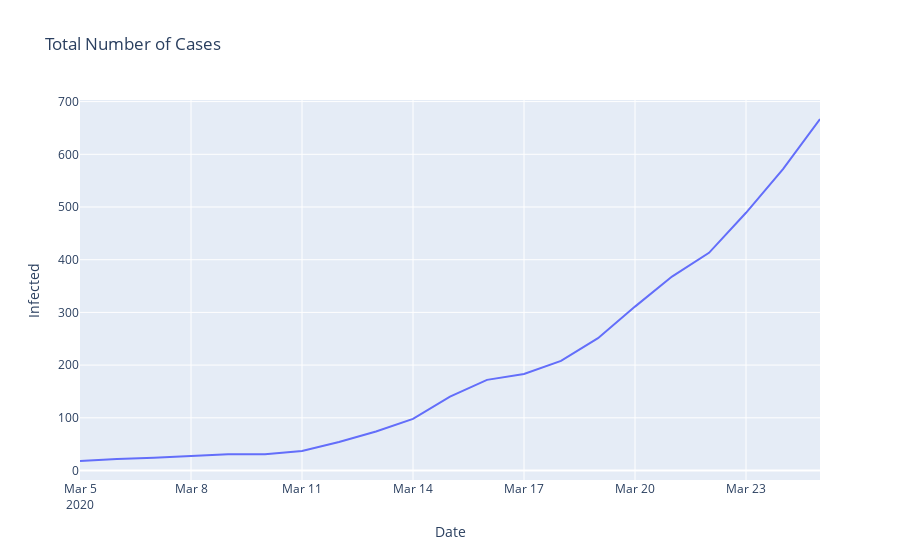

Notebook code for this chart:
### Code cell
fig = go.Figure()
fig.add_trace(go.Scatter(x=dates, y=positive,
                    mode='lines',
                    name='Total Number of Cases'))

fig.update_layout(
    title_text='Total Number of Cases', # title of plot
    xaxis_title_text='Date', # xaxis label
    yaxis_title_text='Infected', # yaxis label
)
fig.show()

### Figure 1 — Plotly figure (JSON) as saved in the notebook; plotly's stock layout.template omitted (floating-point values rounded to 4 significant figures)
{"data": [{"mode": "lines", "name": "Total Number of Cases", "type": "scatter", "x": ["2020-03-05", "2020-03-06", "2020-03-07", "2020-03-09", "2020-03-10", "2020-03-11", "2020-03-12", "2020-03-13", "2020-03-14", "2020-03-15", "2020-03-16", "2020-03-17", "2020-03-18", "2020-03-19", "2020-03-20", "2020-03-21", "2020-03-22", "2020-03-23", "2020-03-24", "2020-03-25"], "y": [18, 22, 24, 31, 31, 37, 54, 74, 98, 140, 172, 183, 208, 251, 311, 368, 413, 489, 572, 667]}], "layout": {"title": {"text": "Total Number of Cases"}, "xaxis": {"title": {"text": "Date"}}, "yaxis": {"title": {"text": "Infected"}}}}
